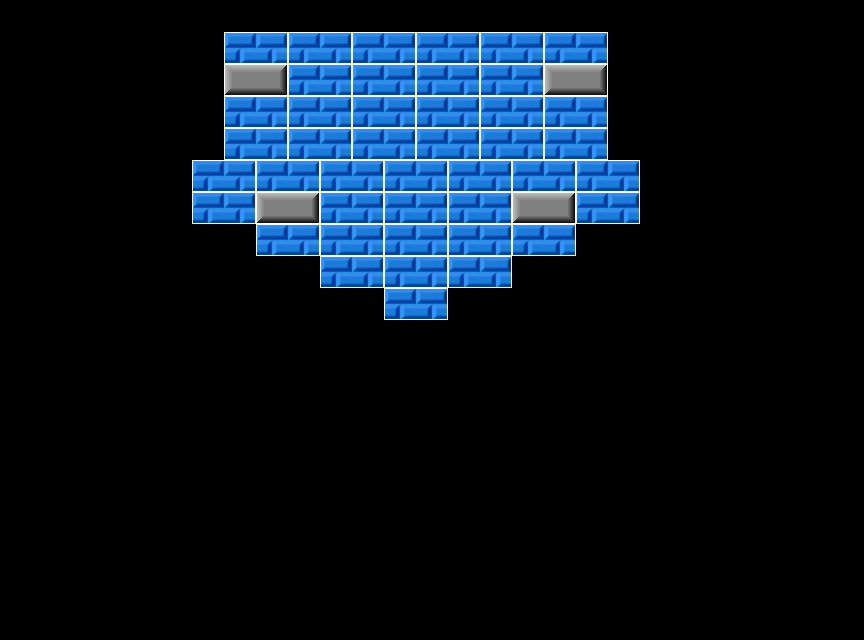

Tiled map render using the project's own tile images. Description and the map definition, with tile-layer contents summarised, below:
An orthogonal 27x20 tile map with 32x32 px tiles, 1 tile layer (Tile Layer 1) and 47 objects.

<map version="1.10" tiledversion="1.11.1" orientation="orthogonal" renderorder="right-down" width="27" height="20" tilewidth="32" tileheight="32" infinite="0" nextlayerid="4" nextobjectid="54">
 <tileset firstgid="1" source="images/tilemap/ArkanoidSet.tsx" />
 <layer id="1" name="Tile Layer 1" width="27" height="20">
  <data>[540 cells, 94 non-empty, 4 distinct tile ids]</data>
 </layer>
 <objectgroup id="2" name="CollisionLayerBreakable">
  <object id="4" x="224" y="32" width="64" height="32" />
  <object id="5" x="288" y="32" width="64" height="32" />
  <object id="6" x="352" y="32" width="64" height="32" />
  <object id="7" x="416" y="32" width="64" height="32" />
  <object id="8" x="544" y="32" width="64" height="32" />
  <object id="9" x="480" y="32" width="64" height="32" />
  <object id="10" x="288" y="64" width="64" height="32" />
  <object id="11" x="480" y="64" width="64" height="32" />
  <object id="12" x="416" y="64" width="64" height="32" />
  <object id="13" x="352" y="64" width="64" height="32" />
  <object id="14" x="544" y="96" width="64" height="32" />
  <object id="15" x="416" y="96" width="64" height="32" />
  <object id="16" x="480" y="96" width="64" height="32" />
  <object id="17" x="352" y="96" width="64" height="32" />
  <object id="18" x="224" y="96" width="64" height="32" />
  <object id="19" x="224" y="128" width="64" height="32" />
  <object id="20" x="352" y="128" width="64" height="32" />
  <object id="21" x="288" y="128" width="64" height="32" />
  <object id="22" x="544" y="128" width="64" height="32" />
  <object id="23" x="416" y="128" width="64" height="32" />
  <object id="24" x="384" y="160" width="64" height="32" />
  <object id="25" x="512" y="160" width="64" height="32" />
  <object id="26" x="448" y="160" width="64" height="32" />
  <object id="27" x="576" y="160" width="64" height="32" />
  <object id="28" x="576" y="192" width="64" height="32" />
  <object id="30" x="448" y="192" width="64" height="32" />
  <object id="31" x="512" y="224" width="64" height="32" />
  <object id="32" x="448" y="224" width="64" height="32" />
  <object id="33" x="384" y="256" width="64" height="32" />
  <object id="34" x="448" y="256" width="64" height="32" />
  <object id="35" x="384" y="224" width="64" height="32" />
  <object id="36" x="320" y="192" width="64" height="32" />
  <object id="37" x="384" y="288" width="64" height="32" />
  <object id="38" x="320" y="224" width="64" height="32" />
  <object id="39" x="320" y="256" width="64" height="32" />
  <object id="40" x="256" y="224" width="64" height="32" />
  <object id="42" x="192" y="192" width="64" height="32" />
  <object id="43" x="256" y="160" width="64" height="32" />
  <object id="44" x="192" y="160" width="64" height="32" />
  <object id="45" x="320" y="160" width="64" height="32" />
  <object id="51" x="288" y="96" width="64" height="32" />
  <object id="52" x="480" y="128" width="64" height="32" />
  <object id="53" x="384" y="192" width="64" height="32" />
 </objectgroup>
 <objectgroup id="3" name="CollisionLayerUnbreakable">
  <object id="46" x="512" y="192" width="64" height="32" />
  <object id="48" x="544" y="64" width="64" height="32" />
  <object id="49" x="256" y="192" width="64" height="32" />
  <object id="50" x="224" y="64" width="64" height="32" />
 </objectgroup>
</map>